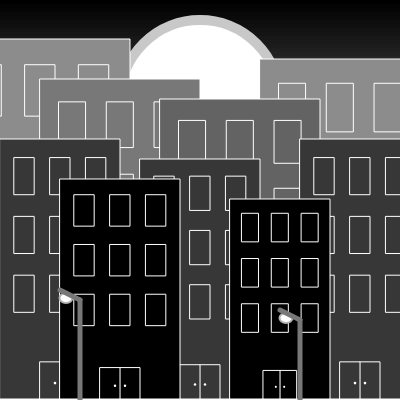
Frame 1 (no input)
Frame 60 (no input): identical to frame 1, image omitted
Frame 120 (the mouse pressed at the canvas centre since frame 60): identical to frame 1, image omitted

The p5.js sketch that drew this single still picture (run headless with seeded random() and noise() and a simulated clock; from frame 60 on, the mouse is pressed at the canvas centre):

// p5.js sketch
// ── sketch.js
function setup() {
  createCanvas(400, 400);
}

// to make my life easier, I made it harder
function building(x, y, width, height, shade, outline, outlineWidth) { // a building that is centered on the x axis and not centered on the y axis
  rectMode(CENTER); // you asked, we answered! It's the changed rect mode!!!!!!!! This is the changed mode you requested, right?
  strokeWeight(outlineWidth); // reasons
  stroke(outline);
  fill(shade);

  y -= outlineWidth;

  rect(x, y - (height / 2), width, height);

  windowWidth = (width / 6);
  windowHeight = (height / 7);
  windowSpace = (height / 12);

  // extremely strangely written window routine (who let me do this)
  for (i = 1; i <= 3; i++) {
    // left window
    rect(x - (width / 3.35), (y - (height + windowSpace)) + ((windowHeight + windowSpace) * i), windowWidth, windowHeight); 

    // center window
    rect(x, (y - (height + windowSpace)) + ((windowHeight + windowSpace) * i), windowWidth, windowHeight); 

    // right window
    rect(x + (width / 3.35), (y - (height + windowSpace)) + ((windowHeight + windowSpace) * i), windowWidth, windowHeight); 
  }

  // door which is genius because it's the same size as the window, those are some pretty big windows (or is it a small door...?)
  // this isn't a mistake though, I've seen a few door sized windows, especially in office spaces.

  rect(x + (windowWidth / 2), y - (windowHeight / 2), windowWidth, windowHeight);
  rect(x - (windowWidth / 2), y - (windowHeight / 2), windowWidth, windowHeight);

  doorknobScale = sqrt(width * height) * 0.015;
  strokeWeight(doorknobScale);
  point(x - (windowWidth / 4), y - (windowHeight / 2) + (doorknobScale));
  point(x + (windowWidth / 4), y - (windowHeight / 2) + (doorknobScale));

}

function lamp(x, y, height) { // why must I do this
  // light
  strokeWeight(2);
  fill(255);
  stroke(180);
  ellipse(x - 14, y - height - 2, 13, 10);

  // pole
  strokeWeight(5);
  stroke(120);
  line(x, y, x, y - height);
  line(x, y - height, x - 20, (y - height) - 10);
}

function draw() {
  background(220);

  rectMode(CORNER); // reset the rect mode because it preserves the last one and it gets changed later (wow!)

  // fun use of no stroke and many rectangles, not necessarily optimal, detail is adjustable
  noStroke(); // <----------- HERE'S THE THING
  var detail = 100;
  for (i = 0, y = 0, f = 0; i < detail; i++, y += (400 / detail), f += (255 / detail)) {
    fill(f);
    rect(0, y, 400, (400 / detail));
  }

  // the moon? It could be the sun, but I think at first glance most would assume this is the moon because of the palette
  // though the outline makes it look like the sun... it's up to observer interpretation. Open ended design! How... intentional!
  // anyway it's an ellipse
  fill(255);
  stroke(200);
  strokeWeight(10);
  ellipse(200, 100, 160, 160);

  // many many many rectangles and... 18 points

  // buildings, very far back
  building(340, 400, 160, 340, 140, 255, 1);
  building(40, 400, 180, 360, 140, 255, 1);

  // buildings, far back
  building(120, 400, 160, 320, 120, 255, 1);
  building(240, 400, 160, 300, 99, 255, 1);
  
  // buildings, behind the main layer
  building(200, 400, 120, 240, 55, 255, 1);
  building(360, 400, 120, 260, 55, 255, 1);
  building(60, 400, 120, 260, 55, 255, 1);

  // buildings, main layer
  building(280, 400, 100, 200, 0, 255, 1);
  building(120, 400, 120, 220, 0, 255, 1);

  // street lamps because I need to use lines and circles (4 lines, 2 ellipses)
  lamp(300, 400, 80);
  lamp(80, 400, 100);

}
